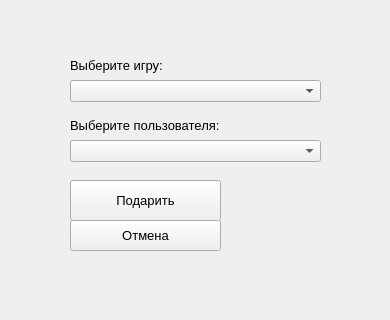
<?xml version="1.0" encoding="UTF-8"?>
<ui version="4.0">
 <class>PresentGameDialog</class>
 <widget class="QWidget" name="PresentGameDialog">
  <property name="geometry">
   <rect>
    <x>0</x>
    <y>0</y>
    <width>390</width>
    <height>320</height>
   </rect>
  </property>
  <property name="windowTitle">
   <string>PresentGameDialog</string>
  </property>
  <widget class="QPushButton" name="btn_Present">
   <property name="geometry">
    <rect>
     <x>70</x>
     <y>180</y>
     <width>151</width>
     <height>41</height>
    </rect>
   </property>
   <property name="font">
    <font>
     <pointsize>10</pointsize>
    </font>
   </property>
   <property name="text">
    <string>Подарить</string>
   </property>
  </widget>
  <widget class="QComboBox" name="cb_Game">
   <property name="geometry">
    <rect>
     <x>70</x>
     <y>80</y>
     <width>251</width>
     <height>22</height>
    </rect>
   </property>
  </widget>
  <widget class="QLabel" name="lb_Game">
   <property name="geometry">
    <rect>
     <x>70</x>
     <y>50</y>
     <width>141</width>
     <height>31</height>
    </rect>
   </property>
   <property name="font">
    <font>
     <pointsize>10</pointsize>
    </font>
   </property>
   <property name="text">
    <string>Выберите игру:</string>
   </property>
  </widget>
  <widget class="QLabel" name="lb_User">
   <property name="geometry">
    <rect>
     <x>70</x>
     <y>110</y>
     <width>231</width>
     <height>31</height>
    </rect>
   </property>
   <property name="font">
    <font>
     <pointsize>10</pointsize>
    </font>
   </property>
   <property name="text">
    <string>Выберите пользователя:</string>
   </property>
  </widget>
  <widget class="QPushButton" name="btn_Cancel">
   <property name="geometry">
    <rect>
     <x>70</x>
     <y>220</y>
     <width>151</width>
     <height>31</height>
    </rect>
   </property>
   <property name="font">
    <font>
     <pointsize>10</pointsize>
    </font>
   </property>
   <property name="text">
    <string>Отмена</string>
   </property>
  </widget>
  <widget class="QComboBox" name="cb_User">
   <property name="geometry">
    <rect>
     <x>70</x>
     <y>140</y>
     <width>251</width>
     <height>22</height>
    </rect>
   </property>
  </widget>
 </widget>
 <layoutdefault spacing="6" margin="11"/>
 <resources/>
 <connections/>
</ui>
